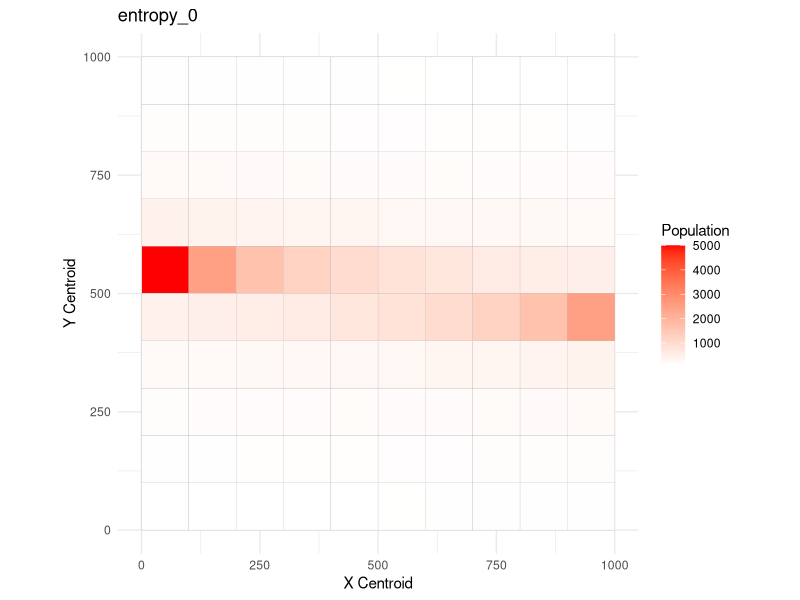
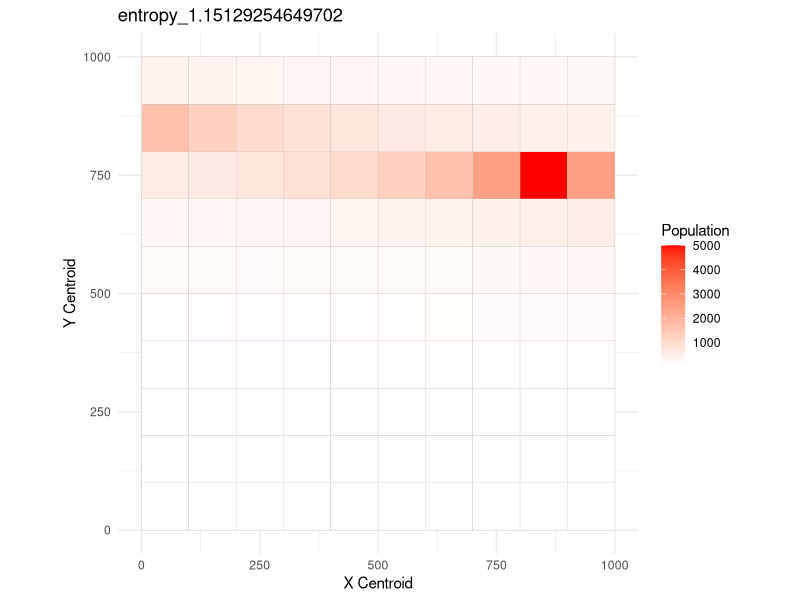
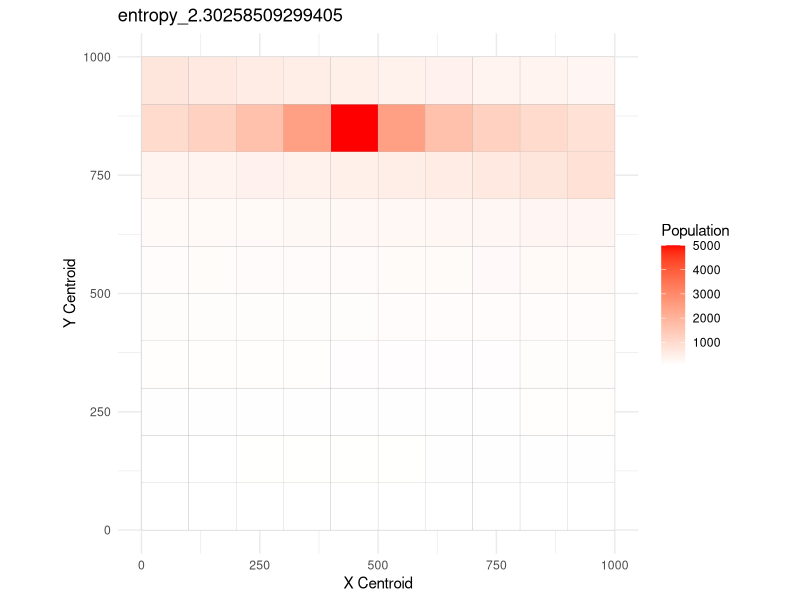
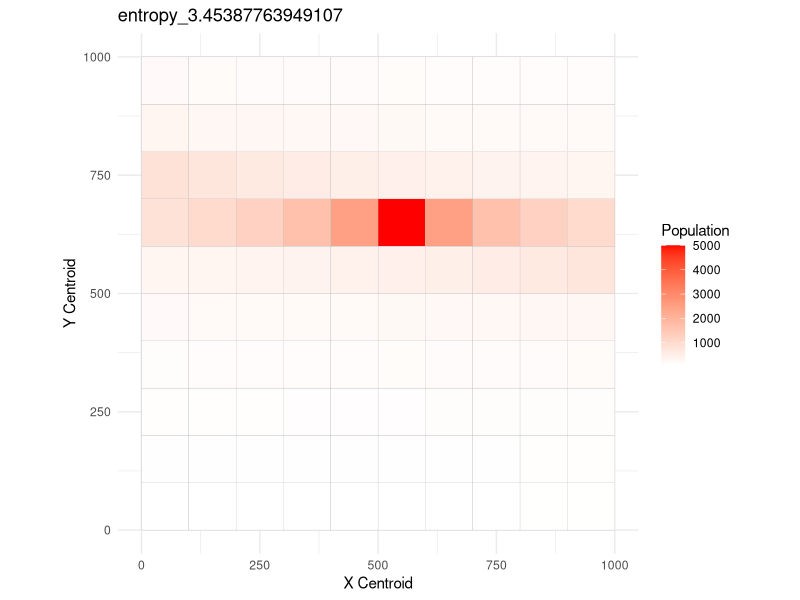
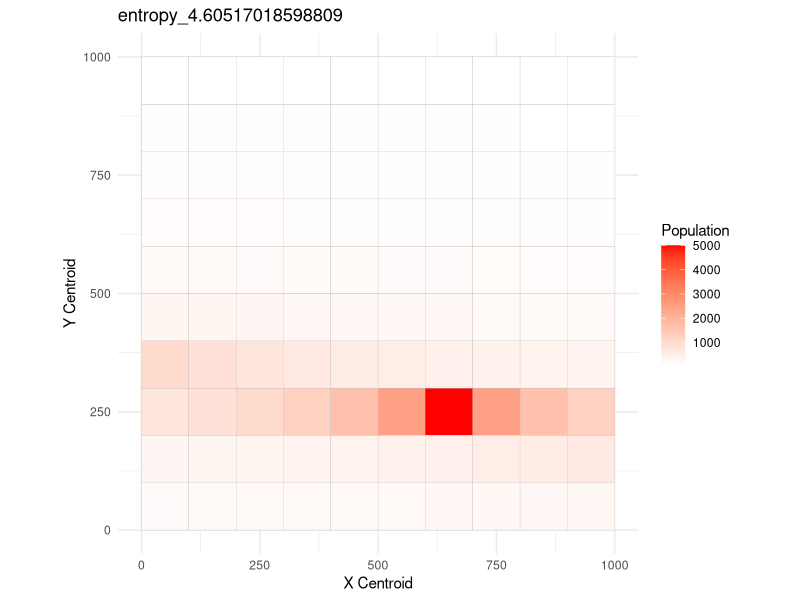

Write the R code that produced these figures, in order.
no_of_cells <- 100
no_of_entropy_steps <- 5
total_population <- 5000
method <- "radial"

# Define Entropy steps
min_entropy <- 0 #very clustered
max_entropy <- log(no_of_cells) #uniform
desired_entropies = seq(min_entropy, max_entropy, length.out = 5)

# generate a sequence of coordinates for centroids
centroid_coords <- seq(50, by = 100, length.out = sqrt(no_of_cells)) # sqrt(no_of_cells): number of cells per row
df_population <- expand.grid(x_centroid = centroid_coords, y_centroid = centroid_coords)

# Function to generate a population distribution with a given entropy
generate_population <- function(desired_entropy, total_population) {
  # Initialize the population distribution
  population <- rep(0, no_of_cells)
  # Calculate the number of clusters based on the desired entropy
  # For simplicity, we'll assume that each cluster has the same population
  num_clusters <- round(exp(desired_entropy))
  
  if (method == "radial") {
    # Randomly select a center cell
    center_cell <- sample(1:no_of_cells, 1)
    # Assign the population to the cells in a radial pattern
    for (i in 1:no_of_cells) {
      distance <- abs(i - center_cell)
      population[i] <- total_population / (1 + distance)
    }
  }
  
  else if (method == "main_and_small_clusters") {
    # Randomly select a main cluster
    main_cluster <- sample(1:no_of_cells, 1)
    # Assign a large portion of the population to the main cluster
    population[main_cluster] <- 0.8 * total_population
    # Assign the remaining population to multiple smaller clusters
    remaining_clusters <- num_clusters - 1
    small_cluster_cells <- sample((1:no_of_cells)[-main_cluster], remaining_clusters)
    population[small_cluster_cells] <- 0.2 * total_population / remaining_clusters
  }
  
  
  
  
  # this is worse than my random before because it is random everywhere the same and it is not random clusters
  else if(method == "random") {
    # Randomly select cells for the clusters
    cluster_cells <- sample(1:no_of_cells, num_clusters)
    # Assign the population to the clusters
    population[cluster_cells] <- total_population / num_clusters
    
  }
    
  else if (method == "centered") {
      # Assign one cluster to the center cell
      center_cell <- no_of_cells %/% 2 + 1
      population[center_cell] <- total_population / 2
      # Assign the rest of the clusters to cells evenly spaced around the center
      remaining_clusters <- num_clusters - 1
      for (i in 1:remaining_clusters) {
        cell <- (center_cell - 1 + no_of_cells * (i - 1) / remaining_clusters) %% no_of_cells + 1
        population[cell] <- total_population / (2 * remaining_clusters)
      }}
  
  else if (method == "lin_grad") {
    # Assign the population to the clusters
    # For simplicity, we'll assign the clusters to the first few cells
    # In practice, you might want to assign the clusters to random cells or use some other method
    population[1:num_clusters] <- total_population / num_clusters
  }

  
  return(population)
}

population_distributions <- list()
for (desired_entropy in desired_entropies) {
  df_population$population <- generate_population(desired_entropy, total_population)
  
  # Check the entropy of the generated distribution
  # entropy <- calculate_entropy(df_population$population)
  
  # Store the population distribution
  population_distributions[[paste0("entropy_", desired_entropy)]] <- df_population
}

library(ggplot2)

# Function to plot a population distribution
plot_population <- function(df_population, title) {
  ggplot(df_population, aes(x = x_centroid, y = y_centroid, fill = population)) +
    geom_tile(color = "gray") +
    scale_fill_gradient(low = "white", high = "red") +
    coord_equal() +
    labs(title = title, x = "X Centroid", y = "Y Centroid", fill = "Population") +
    theme_minimal()
}

# Plot the population distributions
for (i in seq_along(population_distributions)) {
  print(plot_population(population_distributions[[i]], names(population_distributions)[i]))
}



